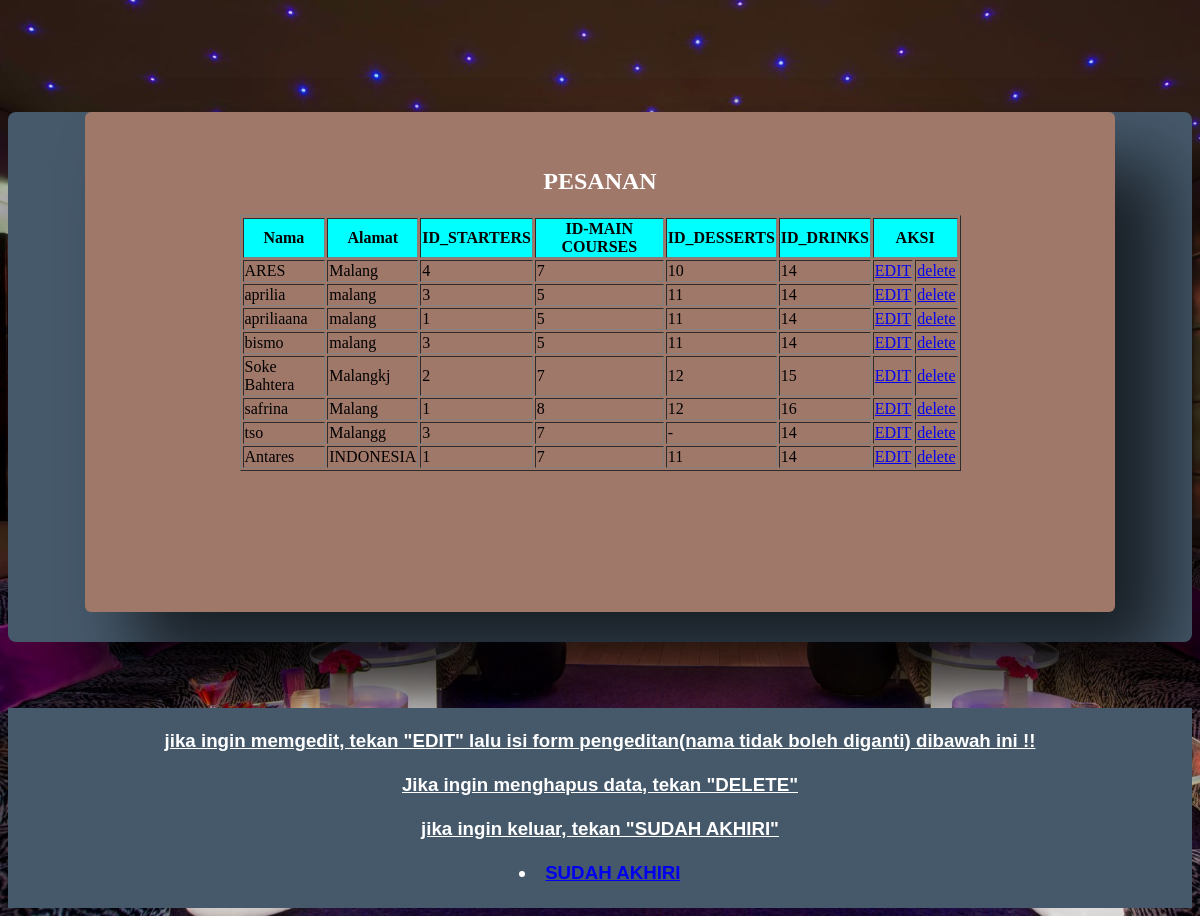
Screenshot of /tunjuk.php with the database file from the repository.
### tables this page shows
CREATE TABLE `pesan` (
  `urut` int(11) NOT NULL,
  `nama` varchar(50) NOT NULL,
  `alamat` varchar(50) NOT NULL,
  `id_STARTERS` varchar(50) NOT NULL,
  `id_MAINCOURSES` varchar(50) NOT NULL,
  `id_DESSERTS` varchar(50) NOT NULL,
  `id_DRINKS` varchar(50) NOT NULL
);

### tunjuk.php (the view, shortened to what this page needs)
<!DOCTYPE html>
<html lang="en">
<head>
    <link rel="stylesheet" href="tunjuk.css" media="all">
</head>
<body>
    <div id="ba">
<div id="moh">
    <br>
    <br>
<center><h2 style="color:white"> PESANAN </h2>
<table border="1" width="70%" ></center>
<tr>
<th bgcolor="aqua">Nama</th>
<th bgcolor="aqua">Alamat</th>
<th bgcolor="aqua">ID_STARTERS</th>
<th bgcolor="aqua">ID-MAIN COURSES</th>
<th bgcolor="aqua">ID_DESSERTS</th>
<th bgcolor="aqua">ID_DRINKS</th>
<th colspan="2" bgcolor="aqua">AKSI</th>
</tr>
<?php
include "tunjukkonek.php";
$query ="SELECT * FROM pesan";
$sql = mysqli_query($connect,$query);
while($data = mysqli_fetch_array($sql)){
  echo "<tr>";
  echo "<td>",$data ['nama']."</td>";
  echo "<td>",$data ['alamat']."</td>";
  echo "<td>",$data ['id_STARTERS']."</td>";
  echo "<td>",$data ['id_MAINCOURSES']."</td>";
  echo "<td>",$data ['id_DESSERTS']."</td>";
  echo "<td>",$data ['id_DRINKS']."</td>";
  echo "<td> <a href='from_update.php?nama=".$data['nama']."'>EDIT</a></td>";
  echo "<td><a href='hapuss.php?nama=".$data['nama']."'onclick='return confirm(\"apakah anda yakin ingin menghapus data?\")'>delete</a></td>";
  echo "</tr>";
}
?>
</div>
</div>
<div id="satuu">
<nav>
<div id="satu">
<h3 align="center" style="color:white">
<u style="font-family: sans-serif;">
<br>jika ingin memgedit,  tekan "EDIT" lalu isi form pengeditan(nama tidak boleh diganti) dibawah ini !!
<br>
<br>Jika ingin menghapus data, tekan "DELETE"
<br>
<br> jika ingin keluar,  tekan "SUDAH AKHIRI"
<br>
<br>
<li><a href="buka.php">SUDAH AKHIRI</a></li>
</u>
</h3>
</div>
</nav>
</div>
</body>
</html>

### tunjuk.css (style rules this page uses)
#moh { background-color: rgb(160, 120, 105); border-radius: 6px; box-shadow: 50px 50px 70px rgba(0, 0, 0, 0.65); height: 500px; margin : 7rem auto 6.1rem auto; width: 1030px; }
body { background-image: url(zip.jpg); background-size: cover; }
#ba { background-color: rgb(92, 77, 72); border-radius: 8px; box-shadow: 50px 50px 70px rgba(0, 0, 0, 0.65); height: 530px; margin : 0rem auto 4.1rem auto; width: 100%; background: rgb(70, 89, 107) }

### tunjuk.php (style rules this page uses)
#satu { width: 100%; height: 200px; margin: 0px 0px; background: rgb(70, 89, 107); }

### rows the page displays
pesan: nama "ARES", alamat "Malang", id_STARTERS "4", id_MAINCOURSES "7", id_DESSERTS "10", id_DRINKS "14"
pesan: nama "aprilia", alamat "malang", id_STARTERS "3", id_MAINCOURSES "5", id_DESSERTS "11", id_DRINKS "14"
pesan: nama "apriliaana", alamat "malang", id_STARTERS "1", id_MAINCOURSES "5", id_DESSERTS "11", id_DRINKS "14"
pesan: nama "bismo", alamat "malang", id_STARTERS "3", id_MAINCOURSES "5", id_DESSERTS "11", id_DRINKS "14"
pesan: nama "Soke Bahtera", alamat "Malangkj", id_STARTERS "2", id_MAINCOURSES "7", id_DESSERTS "12", id_DRINKS "15"
pesan: nama "safrina", alamat "Malang", id_STARTERS "1", id_MAINCOURSES "8", id_DESSERTS "12", id_DRINKS "16"
pesan: nama "tso", alamat "Malangg", id_STARTERS "3", id_MAINCOURSES "7", id_DESSERTS "-", id_DRINKS "14"
pesan: nama "Antares", alamat "INDONESIA", id_STARTERS "1", id_MAINCOURSES "7", id_DESSERTS "11", id_DRINKS "14"
